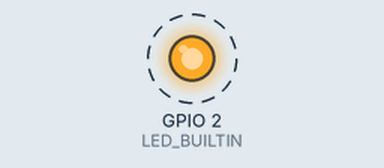
Simulated run of this sketch. Board: ESP32. Parts: output pins drawn as LEDs (lit = HIGH). Dashed ring = blinking. What the sketch prints to the serial monitor is not drawn.

Above: at 0.5 s.
Timing chart, 0 to 4.6 s (numbered marks = the images above):
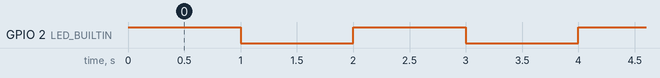

The sketch:

multithreading.ino
```cpp
// the setup function runs once when you press reset or power the board
void setup() {
  // initialize digital pin LED_BUILTIN as an output.
  pinMode (LED_BUILTIN, OUTPUT);

  Serial.begin (115200);

  xTaskCreatePinnedToCore (
    loop2,     // Function to implement the task
    "loop2",   // Name of the task
    1000,      // Stack size in bytes
    NULL,      // Task input parameter
    0,         // Priority of the task
    NULL,      // Task handle.
    0          // Core where the task should run
  );
}

// the loop function runs over and over again forever
void loop() {
  digitalWrite (LED_BUILTIN, HIGH);  // turn the LED on (HIGH is the voltage level)
  delay (1000);  // wait for a second
  digitalWrite (LED_BUILTIN, LOW); // turn the LED off by making the voltage LOW
  delay (1000);  // wait for a second
}

// the loop2 function also runs forver but as a parallel task
void loop2 (void* pvParameters) {
  while (1) {
    Serial.print ("Hello");
    delay (500); // wait for half a second
    Serial.println (" World");
    delay (500); // wait for half a second
  }
}
```

Measured:
- by itself, GPIO 2 (LED_BUILTIN): alternates HIGH for 1.0 s and LOW for 1.0 s
